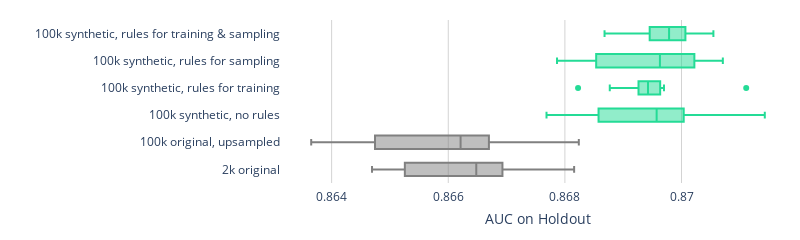

Notebook source saved alongside this figure:
### Code cell
layout = go.Layout(
        #title="Model Performance on Actual Holdout",
        yaxis_title="",
        xaxis_title="AUC on Holdout",
        plot_bgcolor="rgba(0,0,0,0)",
        autosize=False,
        height=230,
        width=800,
        margin=dict(l=10, r=10, b=10, t=20, pad=5),
        showlegend=False,
        xaxis=dict(showgrid=True, showticklabels=True, gridcolor='lightgray'),
    )
fig = go.Figure(layout=layout)
fig.add_trace(go.Box(x=results.tgt_auc, name='2k original', marker=dict(color="gray", size=6)))
fig.add_trace(go.Box(x=results.tgt_large_auc, name='100k original, upsampled', marker=dict(color="gray", size=6)))
#fig.add_trace(go.Box(x=results.syn_small_auc, name='2k synthetic, no rules', marker=dict(color="#24DB96", size=6)))
#fig.add_trace(go.Box(x=results.syn_reject_auc, name='<100k synthetic, rules via rejection', marker=dict(color="#24DB96", size=6)))
fig.add_trace(go.Box(x=results.syn_auc, name='100k synthetic, no rules', marker=dict(color="#24DB96", size=6)))
fig.add_trace(go.Box(x=results.syn_trn_auc, name='100k synthetic, rules for training', marker=dict(color="#24DB96", size=6)))
fig.add_trace(go.Box(x=results.syn_gen_auc, name='100k synthetic, rules for sampling', marker=dict(color="#24DB96", size=6)))
fig.add_trace(go.Box(x=results.syn_trn_gen_auc, name='100k synthetic, rules for training & sampling', marker=dict(color="#24DB96", size=6)))
fig.write_image("figures/adult_aucs.png")
fig.show()

### Figure 1 — Plotly figure (JSON) as saved in the notebook; plotly's stock layout.template omitted (floating-point values rounded to 4 significant figures)
{"data": [{"marker": {"color": "gray", "size": 6}, "name": "2k original", "type": "box", "x": [0.8682, 0.8647, 0.8668, 0.8653, 0.8668, 0.8669, 0.8678, 0.8653, 0.8649, 0.8661]}, {"marker": {"color": "gray", "size": 6}, "name": "100k original, upsampled", "type": "box", "x": [0.8682, 0.8643, 0.8665, 0.8636, 0.8667, 0.8665, 0.8672, 0.866, 0.8647, 0.8658]}, {"marker": {"color": "#24DB96", "size": 6}, "name": "100k synthetic, no rules", "type": "box", "x": [0.8681, 0.8686, 0.8695, 0.8714, 0.8703, 0.8677, 0.8693, 0.87, 0.8697, 0.87]}, {"marker": {"color": "#24DB96", "size": 6}, "name": "100k synthetic, rules for training", "type": "box", "x": [0.8697, 0.8688, 0.8696, 0.8711, 0.8695, 0.8682, 0.8696, 0.8694, 0.8693, 0.8693]}, {"marker": {"color": "#24DB96", "size": 6}, "name": "100k synthetic, rules for sampling", "type": "box", "x": [0.8685, 0.8683, 0.87, 0.8706, 0.8707, 0.8679, 0.8697, 0.8694, 0.8702, 0.8695]}, {"marker": {"color": "#24DB96", "size": 6}, "name": "100k synthetic, rules for training & sampling", "type": "box", "x": [0.8701, 0.8687, 0.8697, 0.8701, 0.8695, 0.869, 0.8696, 0.87, 0.8705, 0.8699]}], "layout": {"autosize": false, "height": 230, "margin": {"b": 10, "l": 10, "pad": 5, "r": 10, "t": 20}, "plot_bgcolor": "rgba(0, 0, 0, 0)", "showlegend": false, "width": 800, "xaxis": {"autorange": true, "gridcolor": "lightgray", "range": [0.8632, 0.8719], "showgrid": true, "showticklabels": true, "title": {"text": "AUC on Holdout"}, "type": "linear"}, "yaxis": {"autorange": true, "range": [-0.5, 5.5], "title": {"text": ""}, "type": "category"}}}
